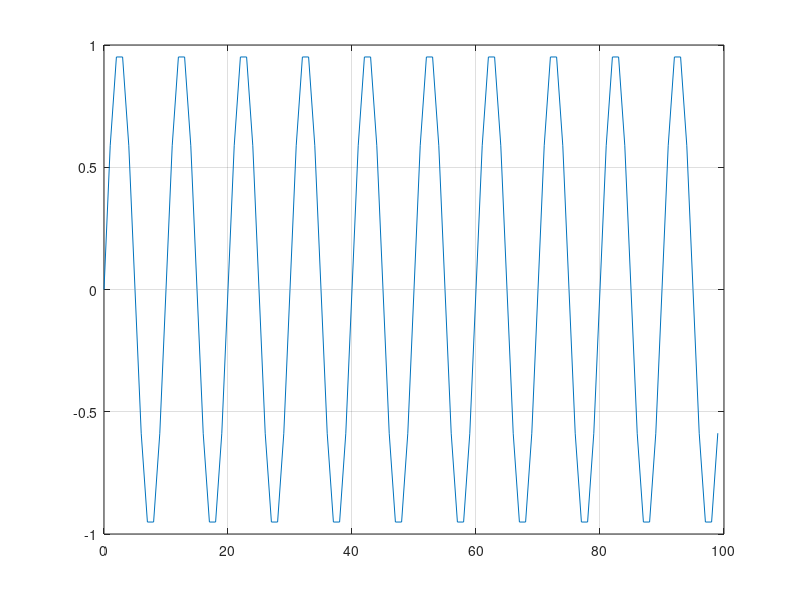
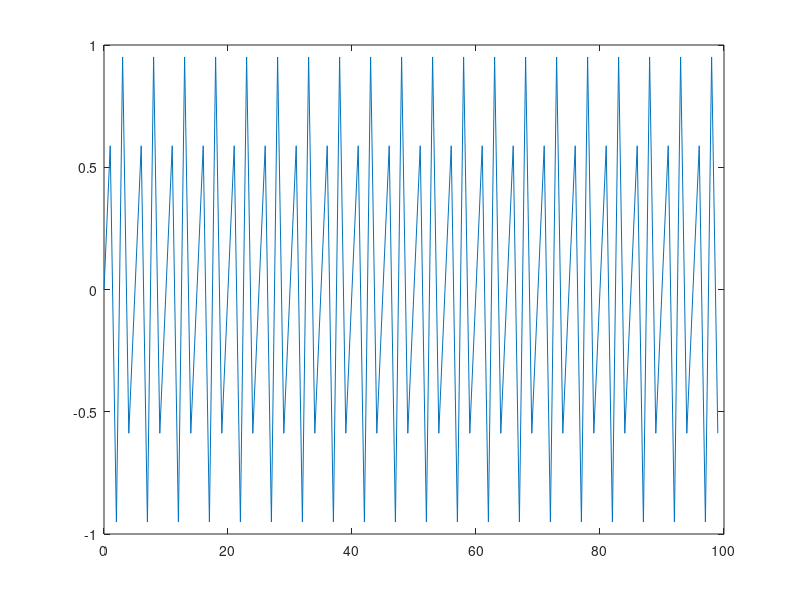
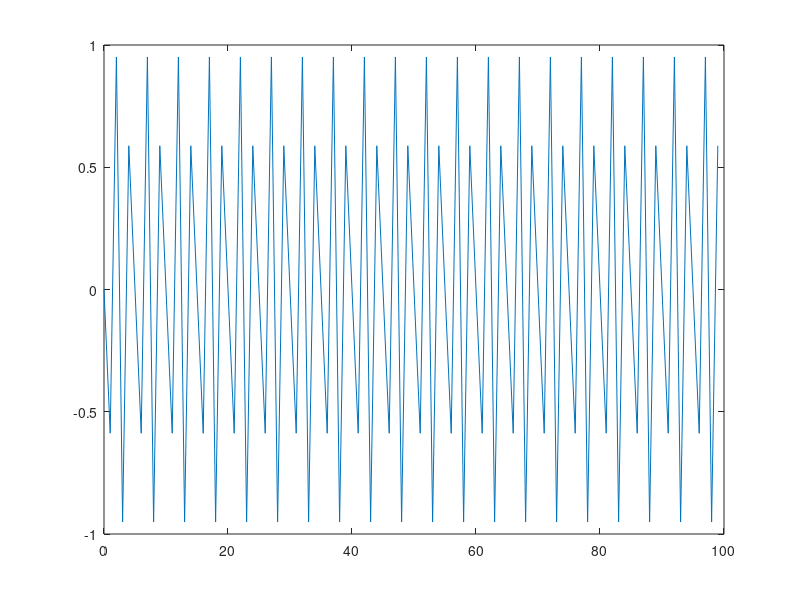
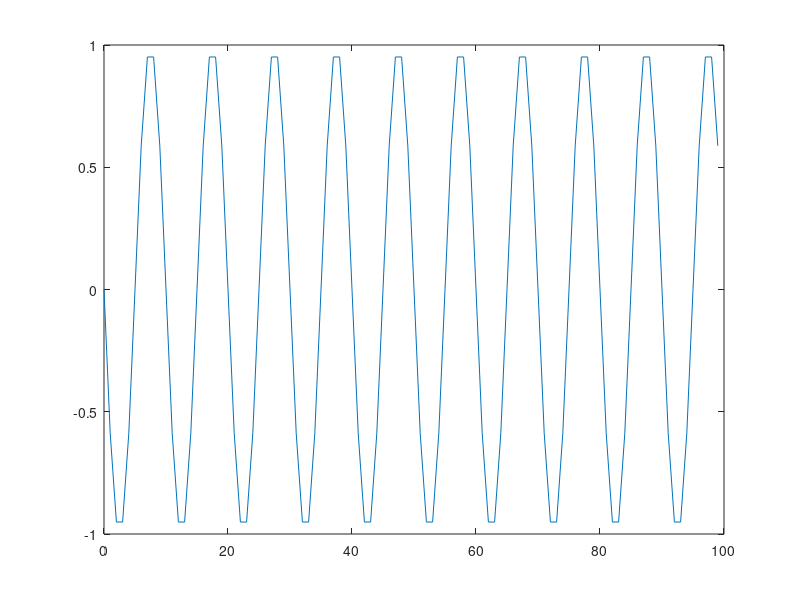

These charts were generated, in order, by the following MATLAB code:
x = 0:1:99;
y1 = sin(2*pi*0.1*x);
y2 = sin(2*pi*0.4*x);
y3 = sin(2*pi*0.6*x);
y4 = sin(2*pi*0.9*x);
plot(x,y1)
grid on
figure
plot(x,y2)
figure
plot(x,y3)
figure
plot(x,y4)
figure

b = 0:1:99;
a1 = sin(2*pi*0.04*b)
plot(b,a1)
figure

c = 0:2:99;
a2 = sin(2*pi*0.04*c)
plot(c,a2)
